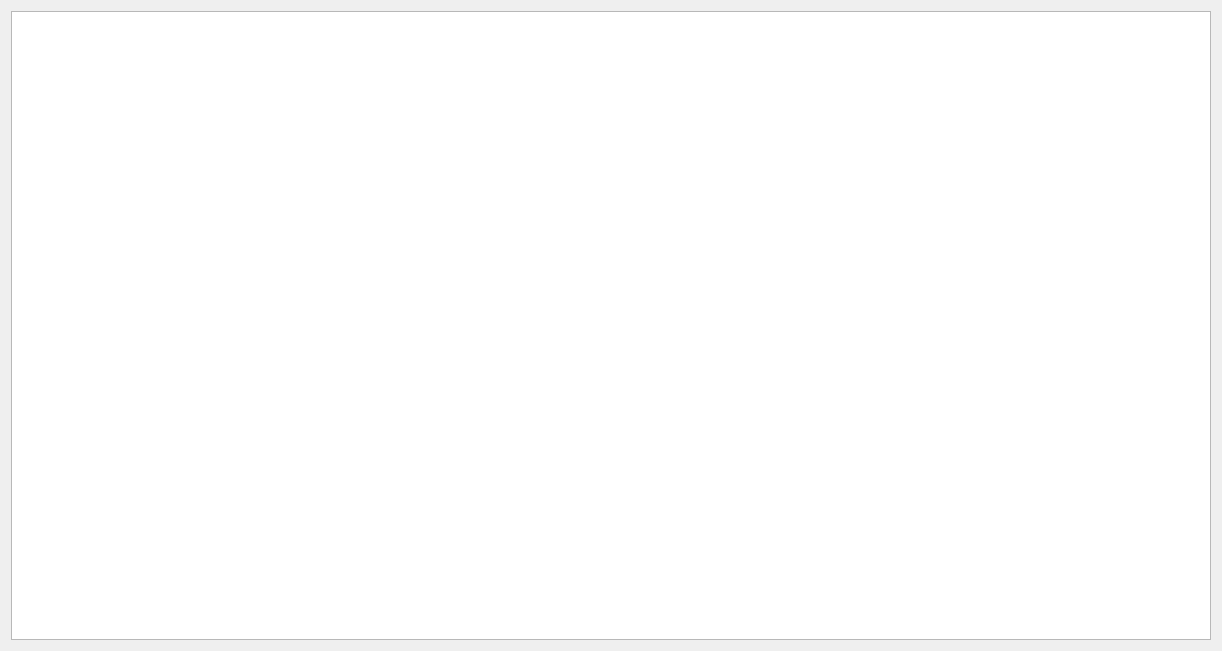
<?xml version="1.0" encoding="UTF-8"?>
<ui version="4.0">
 <class>Form</class>
 <widget class="QWidget" name="Form">
  <property name="geometry">
   <rect>
    <x>0</x>
    <y>0</y>
    <width>1222</width>
    <height>651</height>
   </rect>
  </property>
  <property name="windowTitle">
   <string>Form</string>
  </property>
  <layout class="QVBoxLayout" name="verticalLayout">
   <item>
    <widget class="PyDMArchiverTimePlot" name="PyDMArchiverTimePlot">
     <property name="toolTip">
      <string/>
     </property>
     <property name="backgroundBrush">
      <brush brushstyle="SolidPattern">
       <color alpha="255">
        <red>255</red>
        <green>255</green>
        <blue>255</blue>
       </color>
      </brush>
     </property>
     <property name="yAxes">
      <stringlist>
       <string>{&quot;name&quot;: &quot;Axis 1&quot;, &quot;orientation&quot;: &quot;left&quot;, &quot;label&quot;: null, &quot;minRange&quot;: -1.0, &quot;maxRange&quot;: 1.0, &quot;autoRange&quot;: true, &quot;logMode&quot;: false}</string>
      </stringlist>
     </property>
     <property name="curves">
      <stringlist>
       <string>{&quot;useArchiveData&quot;: false, &quot;channel&quot;: &quot;archiver://myIPServer:FrameNum&quot;, &quot;plot_style&quot;: null, &quot;name&quot;: &quot;myIPServer:FrameNum&quot;, &quot;color&quot;: &quot;black&quot;, &quot;lineStyle&quot;: 1, &quot;lineWidth&quot;: 1, &quot;symbol&quot;: null, &quot;symbolSize&quot;: 10, &quot;yAxisName&quot;: &quot;Axis 1&quot;, &quot;barWidth&quot;: null, &quot;upperThreshold&quot;: null, &quot;lowerThreshold&quot;: null, &quot;thresholdColor&quot;: &quot;white&quot;}</string>
      </stringlist>
     </property>
    </widget>
   </item>
  </layout>
 </widget>
 <customwidgets>
  <customwidget>
   <class>PyDMTimePlot</class>
   <extends>QGraphicsView</extends>
   <header>pydm.widgets.timeplot</header>
  </customwidget>
  <customwidget>
   <class>PyDMArchiverTimePlot</class>
   <extends>PyDMTimePlot</extends>
   <header>pydm.widgets.archiver_time_plot</header>
  </customwidget>
 </customwidgets>
 <resources/>
 <connections/>
</ui>
